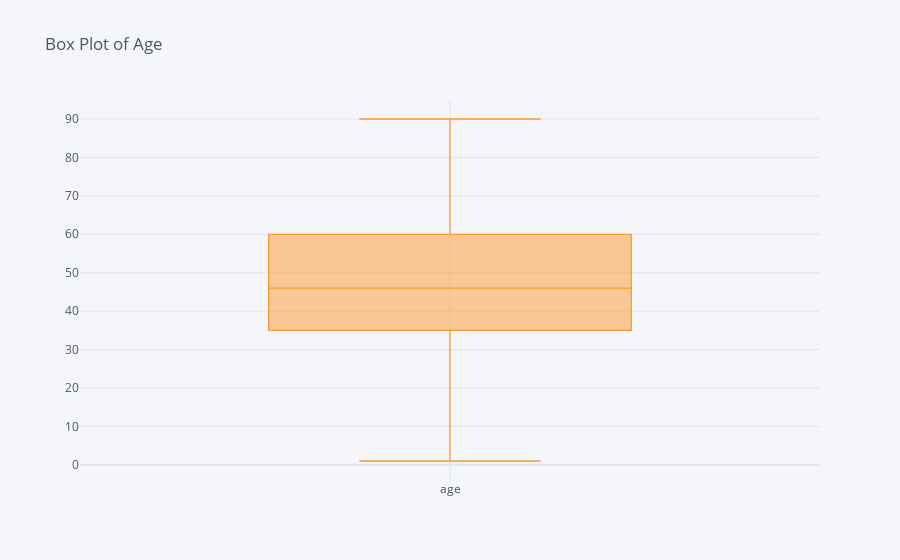

The cell this chart's notebook holds for it:
### Code cell
# Creating a box plot with Cufflinks
df[['age']].iplot(kind='box', title='Box Plot of Age')

### Figure 1 — Plotly figure (JSON) as saved in the notebook; plotly's stock layout.template omitted (floating-point values rounded to 4 significant figures; data arrays with more than 128 entries replaced by an {"elided": "..."} marker saying what was removed)
{"data": [{"boxpoints": false, "line": {"width": 1.3}, "marker": {"color": "rgba(255, 153, 51, 1.0)"}, "name": "age", "orientation": "v", "type": "box", "y": {"elided": "15929 int values"}}], "layout": {"legend": {"bgcolor": "#F5F6F9", "font": {"color": "#4D5663"}}, "paper_bgcolor": "#F5F6F9", "plot_bgcolor": "#F5F6F9", "title": {"font": {"color": "#4D5663"}, "text": "Box Plot of Age"}, "xaxis": {"gridcolor": "#E1E5ED", "showgrid": true, "tickfont": {"color": "#4D5663"}, "title": {"font": {"color": "#4D5663"}, "text": ""}, "zerolinecolor": "#E1E5ED"}, "yaxis": {"gridcolor": "#E1E5ED", "showgrid": true, "tickfont": {"color": "#4D5663"}, "title": {"font": {"color": "#4D5663"}, "text": ""}, "zerolinecolor": "#E1E5ED"}}}
